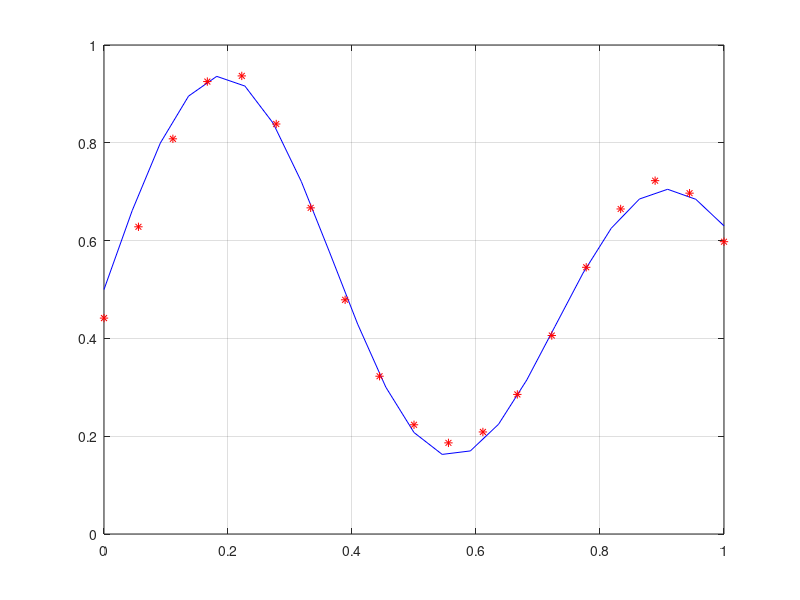

This figure's MATLAB source:
%% IS LD3

clc;
clear all;
close all;
%% Tinklo mokymo etapas
% Duomenu paruosimas
x = 0:1/22:1;
d = ((1 + 0.6*sin(2*pi*x/0.7)) + (0.3*sin(2*pi*x)))/2;
figure(1);
plot(x,d,'b');
grid on;
hold on;

% Parenkami r, c parametrai
c1 = 0.2;
c2 = 0.9;
r1 = 0.15;
r2 = 0.15;

% Antro sluoksnio rysiu svoriai
w1 = rand(1);
w2 = rand(1);
b = rand(1);
n = 0.1;
N = 5000;

% Tinklo mokymas
for k = 1:N
    for i = 1:length(x)     
    f1 = exp(-(((x(i)-c1)^2)/(2*r1^2)));
    f2 = exp(-(((x(i)-c2)^2)/(2*r2^2)));
    y = f1*w1 + f2*w2 + b;
    e = d(i) - y;
    % Svoriu atnaujinimas
    w1 = w1 + n*e*f1;
    w2 = w2 + n*e*f2;
    b = b + n*e;
    end
end

%% Testavimo etapas
a = 0:1/18:1;
z = zeros(1,length(a));

for j = 1:length(a)
    f1 = exp(-(((a(j)-c1)^2)/(2*r1^2)));
    f2 = exp(-(((a(j)-c2)^2)/(2*r2^2)));
    y = f1*w1 + f2*w2 + b;
    z(j) = y;
end

% Mokymo rezultato grafikas
plot(a,z,'r*');

%% Papildoma uzduotis
